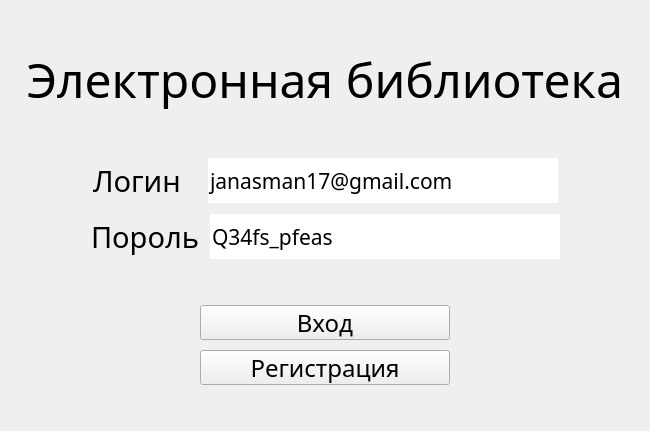
<?xml version="1.0" encoding="UTF-8"?>
<ui version="4.0">
 <class>MainWindow</class>
 <widget class="QMainWindow" name="MainWindow">
  <property name="geometry">
   <rect>
    <x>0</x>
    <y>0</y>
    <width>650</width>
    <height>431</height>
   </rect>
  </property>
  <property name="windowTitle">
   <string>MainWindow</string>
  </property>
  <property name="inputMethodHints">
   <set>Qt::ImhHiddenText</set>
  </property>
  <widget class="QWidget" name="centralwidget">
   <property name="minimumSize">
    <size>
     <width>650</width>
     <height>300</height>
    </size>
   </property>
   <property name="windowTitle">
    <string>Form</string>
   </property>
   <property name="styleSheet">
    <string notr="true"/>
   </property>
   <property name="inputMethodHints">
    <set>Qt::ImhHiddenText</set>
   </property>
   <layout class="QGridLayout" name="gridLayout">
    <item row="11" column="0">
     <spacer name="entryRegSpacer">
      <property name="orientation">
       <enum>Qt::Vertical</enum>
      </property>
      <property name="sizeType">
       <enum>QSizePolicy::Maximum</enum>
      </property>
      <property name="sizeHint" stdset="0">
       <size>
        <width>20</width>
        <height>5</height>
       </size>
      </property>
     </spacer>
    </item>
    <item row="5" column="0">
     <spacer name="logPassSpacer">
      <property name="orientation">
       <enum>Qt::Vertical</enum>
      </property>
      <property name="sizeType">
       <enum>QSizePolicy::Maximum</enum>
      </property>
      <property name="sizeHint" stdset="0">
       <size>
        <width>0</width>
        <height>0</height>
       </size>
      </property>
     </spacer>
    </item>
    <item row="14" column="0">
     <spacer name="generalBottomSpacer">
      <property name="orientation">
       <enum>Qt::Vertical</enum>
      </property>
      <property name="sizeHint" stdset="0">
       <size>
        <width>20</width>
        <height>40</height>
       </size>
      </property>
     </spacer>
    </item>
    <item row="9" column="0" alignment="Qt::AlignHCenter">
     <widget class="QPushButton" name="entryBtn">
      <property name="sizePolicy">
       <sizepolicy hsizetype="Maximum" vsizetype="Maximum">
        <horstretch>0</horstretch>
        <verstretch>0</verstretch>
       </sizepolicy>
      </property>
      <property name="minimumSize">
       <size>
        <width>250</width>
        <height>35</height>
       </size>
      </property>
      <property name="maximumSize">
       <size>
        <width>250</width>
        <height>35</height>
       </size>
      </property>
      <property name="baseSize">
       <size>
        <width>0</width>
        <height>0</height>
       </size>
      </property>
      <property name="font">
       <font>
        <family>Cascadia Code Light</family>
        <pointsize>18</pointsize>
        <italic>false</italic>
        <bold>false</bold>
       </font>
      </property>
      <property name="cursor">
       <cursorShape>PointingHandCursor</cursorShape>
      </property>
      <property name="focusPolicy">
       <enum>Qt::StrongFocus</enum>
      </property>
      <property name="statusTip">
       <string/>
      </property>
      <property name="autoFillBackground">
       <bool>false</bool>
      </property>
      <property name="styleSheet">
       <string notr="true"/>
      </property>
      <property name="text">
       <string>Вход</string>
      </property>
      <property name="default">
       <bool>false</bool>
      </property>
     </widget>
    </item>
    <item row="10" column="0">
     <spacer name="EnrtyRegSpacer">
      <property name="orientation">
       <enum>Qt::Vertical</enum>
      </property>
      <property name="sizeType">
       <enum>QSizePolicy::Maximum</enum>
      </property>
      <property name="sizeHint" stdset="0">
       <size>
        <width>20</width>
        <height>5</height>
       </size>
      </property>
     </spacer>
    </item>
    <item row="4" column="0">
     <layout class="QHBoxLayout" name="logHLyt" stretch="0,0,0,0">
      <property name="spacing">
       <number>10</number>
      </property>
      <property name="leftMargin">
       <number>0</number>
      </property>
      <property name="topMargin">
       <number>0</number>
      </property>
      <property name="rightMargin">
       <number>0</number>
      </property>
      <property name="bottomMargin">
       <number>0</number>
      </property>
      <item>
       <spacer name="logLeftSpacer">
        <property name="orientation">
         <enum>Qt::Horizontal</enum>
        </property>
        <property name="sizeHint" stdset="0">
         <size>
          <width>40</width>
          <height>20</height>
         </size>
        </property>
       </spacer>
      </item>
      <item>
       <widget class="QLabel" name="login">
        <property name="sizePolicy">
         <sizepolicy hsizetype="Fixed" vsizetype="Fixed">
          <horstretch>0</horstretch>
          <verstretch>0</verstretch>
         </sizepolicy>
        </property>
        <property name="minimumSize">
         <size>
          <width>105</width>
          <height>50</height>
         </size>
        </property>
        <property name="font">
         <font>
          <family>Cascadia Code Light</family>
          <pointsize>22</pointsize>
          <italic>false</italic>
          <bold>false</bold>
         </font>
        </property>
        <property name="text">
         <string>Логин</string>
        </property>
        <property name="alignment">
         <set>Qt::AlignLeading|Qt::AlignLeft|Qt::AlignVCenter</set>
        </property>
       </widget>
      </item>
      <item>
       <widget class="QLineEdit" name="loginInpLine">
        <property name="enabled">
         <bool>true</bool>
        </property>
        <property name="sizePolicy">
         <sizepolicy hsizetype="Expanding" vsizetype="Expanding">
          <horstretch>0</horstretch>
          <verstretch>0</verstretch>
         </sizepolicy>
        </property>
        <property name="minimumSize">
         <size>
          <width>350</width>
          <height>45</height>
         </size>
        </property>
        <property name="maximumSize">
         <size>
          <width>350</width>
          <height>45</height>
         </size>
        </property>
        <property name="font">
         <font>
          <family>Calibri Light</family>
          <pointsize>16</pointsize>
          <italic>false</italic>
          <bold>false</bold>
         </font>
        </property>
        <property name="cursor">
         <cursorShape>IBeamCursor</cursorShape>
        </property>
        <property name="styleSheet">
         <string notr="true"/>
        </property>
        <property name="inputMethodHints">
         <set>Qt::ImhPreferNumbers</set>
        </property>
        <property name="text">
         <string>janasman17@gmail.com</string>
        </property>
        <property name="maxLength">
         <number>32</number>
        </property>
        <property name="frame">
         <bool>false</bool>
        </property>
        <property name="cursorPosition">
         <number>20</number>
        </property>
        <property name="placeholderText">
         <string/>
        </property>
       </widget>
      </item>
      <item>
       <spacer name="logRightSpacer">
        <property name="orientation">
         <enum>Qt::Horizontal</enum>
        </property>
        <property name="sizeHint" stdset="0">
         <size>
          <width>40</width>
          <height>20</height>
         </size>
        </property>
       </spacer>
      </item>
     </layout>
    </item>
    <item row="12" column="0" alignment="Qt::AlignHCenter|Qt::AlignVCenter">
     <widget class="QPushButton" name="regBtn">
      <property name="sizePolicy">
       <sizepolicy hsizetype="Maximum" vsizetype="Maximum">
        <horstretch>0</horstretch>
        <verstretch>0</verstretch>
       </sizepolicy>
      </property>
      <property name="minimumSize">
       <size>
        <width>250</width>
        <height>35</height>
       </size>
      </property>
      <property name="maximumSize">
       <size>
        <width>250</width>
        <height>35</height>
       </size>
      </property>
      <property name="font">
       <font>
        <family>Cascadia Code Light</family>
        <pointsize>18</pointsize>
        <italic>false</italic>
        <bold>false</bold>
       </font>
      </property>
      <property name="cursor">
       <cursorShape>PointingHandCursor</cursorShape>
      </property>
      <property name="contextMenuPolicy">
       <enum>Qt::DefaultContextMenu</enum>
      </property>
      <property name="styleSheet">
       <string notr="true"/>
      </property>
      <property name="text">
       <string>Регистрация</string>
      </property>
     </widget>
    </item>
    <item row="8" column="0">
     <spacer name="passEntrySpacer">
      <property name="orientation">
       <enum>Qt::Vertical</enum>
      </property>
      <property name="sizeType">
       <enum>QSizePolicy::Maximum</enum>
      </property>
      <property name="sizeHint" stdset="0">
       <size>
        <width>20</width>
        <height>20</height>
       </size>
      </property>
     </spacer>
    </item>
    <item row="2" column="0">
     <spacer name="logTittleSpacer">
      <property name="orientation">
       <enum>Qt::Vertical</enum>
      </property>
      <property name="sizeType">
       <enum>QSizePolicy::Maximum</enum>
      </property>
      <property name="sizeHint" stdset="0">
       <size>
        <width>20</width>
        <height>40</height>
       </size>
      </property>
     </spacer>
    </item>
    <item row="0" column="0">
     <spacer name="generalTopSpacer">
      <property name="orientation">
       <enum>Qt::Vertical</enum>
      </property>
      <property name="sizeHint" stdset="0">
       <size>
        <width>20</width>
        <height>40</height>
       </size>
      </property>
     </spacer>
    </item>
    <item row="1" column="0">
     <widget class="QLabel" name="tittle">
      <property name="font">
       <font>
        <family>Cascadia Code SemiLight</family>
        <pointsize>36</pointsize>
        <italic>false</italic>
        <bold>false</bold>
       </font>
      </property>
      <property name="text">
       <string>Электронная библиотека</string>
      </property>
      <property name="alignment">
       <set>Qt::AlignCenter</set>
      </property>
     </widget>
    </item>
    <item row="6" column="0">
     <layout class="QHBoxLayout" name="passHLyt" stretch="0,0,0,0">
      <property name="spacing">
       <number>10</number>
      </property>
      <property name="leftMargin">
       <number>0</number>
      </property>
      <property name="topMargin">
       <number>0</number>
      </property>
      <property name="rightMargin">
       <number>0</number>
      </property>
      <property name="bottomMargin">
       <number>0</number>
      </property>
      <item>
       <spacer name="passLeftSpacer">
        <property name="orientation">
         <enum>Qt::Horizontal</enum>
        </property>
        <property name="sizeHint" stdset="0">
         <size>
          <width>40</width>
          <height>20</height>
         </size>
        </property>
       </spacer>
      </item>
      <item>
       <widget class="QLabel" name="password">
        <property name="sizePolicy">
         <sizepolicy hsizetype="Fixed" vsizetype="Fixed">
          <horstretch>0</horstretch>
          <verstretch>0</verstretch>
         </sizepolicy>
        </property>
        <property name="minimumSize">
         <size>
          <width>105</width>
          <height>50</height>
         </size>
        </property>
        <property name="font">
         <font>
          <family>Cascadia Code Light</family>
          <pointsize>22</pointsize>
          <italic>false</italic>
          <bold>false</bold>
         </font>
        </property>
        <property name="text">
         <string>Пороль</string>
        </property>
        <property name="alignment">
         <set>Qt::AlignLeading|Qt::AlignLeft|Qt::AlignVCenter</set>
        </property>
       </widget>
      </item>
      <item>
       <widget class="QLineEdit" name="passInpLine">
        <property name="enabled">
         <bool>true</bool>
        </property>
        <property name="sizePolicy">
         <sizepolicy hsizetype="Expanding" vsizetype="Expanding">
          <horstretch>0</horstretch>
          <verstretch>0</verstretch>
         </sizepolicy>
        </property>
        <property name="minimumSize">
         <size>
          <width>350</width>
          <height>45</height>
         </size>
        </property>
        <property name="maximumSize">
         <size>
          <width>350</width>
          <height>45</height>
         </size>
        </property>
        <property name="font">
         <font>
          <family>Calibri Light</family>
          <pointsize>16</pointsize>
          <italic>false</italic>
          <bold>false</bold>
         </font>
        </property>
        <property name="focusPolicy">
         <enum>Qt::StrongFocus</enum>
        </property>
        <property name="styleSheet">
         <string notr="true"/>
        </property>
        <property name="inputMethodHints">
         <set>Qt::ImhNone</set>
        </property>
        <property name="text">
         <string>Q34fs_pfeas</string>
        </property>
        <property name="maxLength">
         <number>32</number>
        </property>
        <property name="frame">
         <bool>false</bool>
        </property>
        <property name="cursorPosition">
         <number>11</number>
        </property>
        <property name="alignment">
         <set>Qt::AlignLeading|Qt::AlignLeft|Qt::AlignVCenter</set>
        </property>
        <property name="placeholderText">
         <string/>
        </property>
       </widget>
      </item>
      <item>
       <spacer name="passRightSpacer">
        <property name="orientation">
         <enum>Qt::Horizontal</enum>
        </property>
        <property name="sizeHint" stdset="0">
         <size>
          <width>40</width>
          <height>20</height>
         </size>
        </property>
       </spacer>
      </item>
     </layout>
    </item>
    <item row="7" column="0" alignment="Qt::AlignHCenter">
     <widget class="QLabel" name="hint">
      <property name="text">
       <string/>
      </property>
     </widget>
    </item>
   </layout>
  </widget>
 </widget>
 <resources/>
 <connections/>
</ui>
